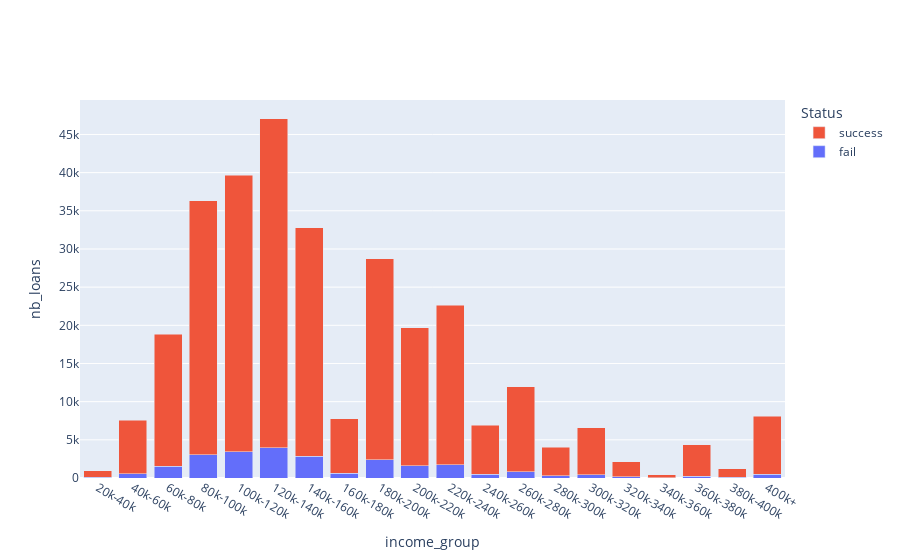

Notebook cell for this chart:
### Code cell
fig = go.Figure()
for status, group in to_plot.groupby("status"):
    fig.add_trace(go.Bar(x=group["income_group"], y=group["nb_loans"], name=status,
      hovertemplate="status=%s<br>income_group=%%{x}<br>nb_loans=%%{y}<extra></extra>"% status))
fig.update_layout(legend_title_text = "Status")
fig.update_xaxes(title_text="income_group")
fig.update_yaxes(title_text="nb_loans")
fig.update_layout(barmode='stack')
fig.show()

### Figure 1 — Plotly figure (JSON) as saved in the notebook; plotly's stock layout.template omitted (floating-point values rounded to 4 significant figures)
{"data": [{"hovertemplate": "status=fail<br>income_group=%{x}<br>nb_loans=%{y}<extra></extra>", "name": "fail", "x": ["20k-40k", "40k-60k", "60k-80k", "80k-100k", "100k-120k", "120k-140k", "140k-160k", "160k-180k", "180k-200k", "200k-220k", "220k-240k", "240k-260k", "260k-280k", "280k-300k", "300k-320k", "320k-340k", "340k-360k", "360k-380k", "380k-400k", "400k+"], "y": [80, 558, 1531, 3056, 3461, 3991, 2860, 635, 2379, 1601, 1712, 498, 822, 288, 403, 134, 23, 245, 80, 468], "type": "bar"}, {"hovertemplate": "status=success<br>income_group=%{x}<br>nb_loans=%{y}<extra></extra>", "name": "success", "x": ["20k-40k", "40k-60k", "60k-80k", "80k-100k", "100k-120k", "120k-140k", "140k-160k", "160k-180k", "180k-200k", "200k-220k", "220k-240k", "240k-260k", "260k-280k", "280k-300k", "300k-320k", "320k-340k", "340k-360k", "360k-380k", "380k-400k", "400k+"], "y": [883, 7031, 17280, 33279, 36178, 43047, 29892, 7103, 26352, 18066, 20940, 6392, 11128, 3729, 6195, 1978, 389, 4113, 1116, 7595], "type": "bar"}], "layout": {"legend": {"title": {"text": "Status"}}, "xaxis": {"title": {"text": "income_group"}}, "yaxis": {"title": {"text": "nb_loans"}}, "barmode": "stack"}}
